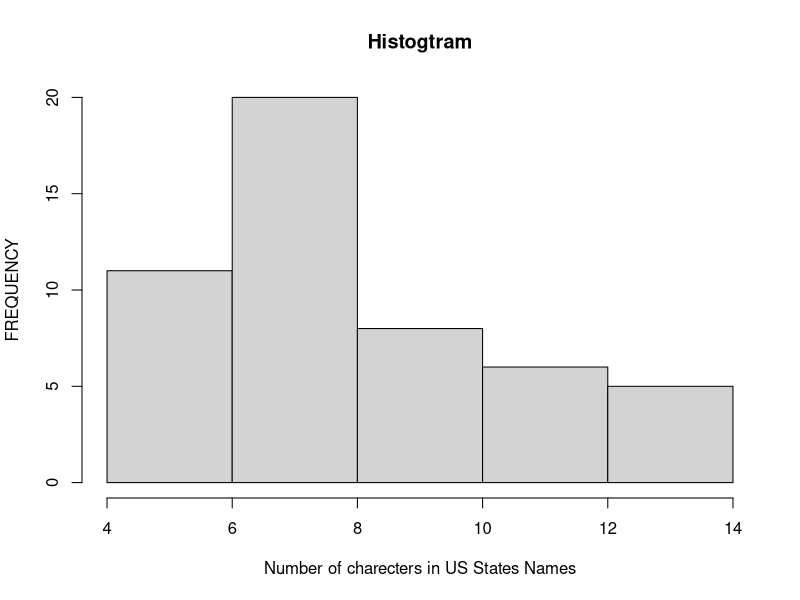

Write the R code that produced this figure.
States = rownames(USArrests)
#Question 1 search states with 'w' and 'W' non case sensetive
View(States[grep("w", States, ignore.case = TRUE)])
#Question 1 search states with 'w' case sensetive
View(States[grep("w", States)])
#Question 1 search states with 'W' case sensetive
View(States[grep("W", States)])

#Question 2 Create a histogram of charecters of states in US
#Answer is ->
hist(nchar(States), main = "Histogtram",
     xlab = "Number of charecters in US States Names", ylab = "FREQUENCY")
